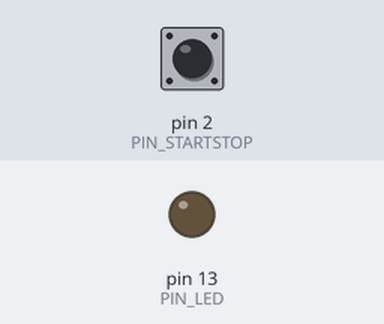
Bench run of a sketch on a simulated Arduino Uno, built with avr-gcc and run on an emulated ATmega328P. Shown: output pins drawn as LEDs (lit = HIGH). Dashed ring = blinking. The test bench sets the inputs (shaded band); at power-on: pin 2 (PIN_STARTSTOP) HIGH. EEPROM starts erased; what the sketch prints to the serial monitor is not drawn.

Above: at 1.2 s.
1.3 s: pin 2 (PIN_STARTSTOP) pulled LOW for 0.15 s
At 1.9 s:
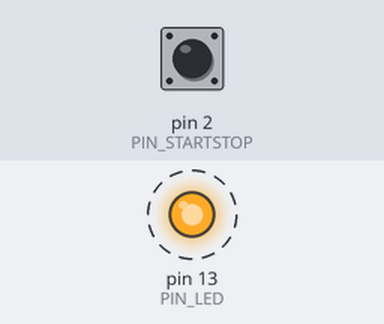
10.4 s: pin 2 (PIN_STARTSTOP) pulled LOW for 1 s
At 11.5 s:
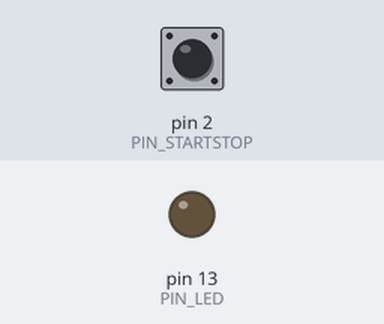
12.9 s: pin 2 (PIN_STARTSTOP) pulled LOW for 3.2 s
At 13.25 s:
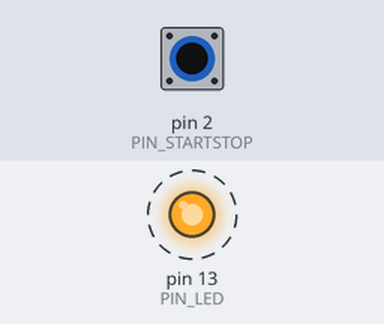
Timing chart, 0 to 18.6 s (numbered marks = the images above; inputs shaded):
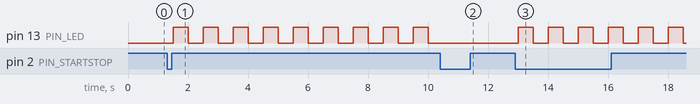

The sketch:

basis.ino
```cpp
/*
  Linefollower - basisprogramma
  ------------------------------
  Dit is het template-project uit "code/basis": de bouwstenen die klaar moeten
  staan vóór de sensor- en PID-code erbij komt.

    - instelbare parameters (cyclustijd, debug on/off, start/stop) via de
      SerialCommands-library, bereikbaar zowel over USB-serial als draadloos
      via de HC-06 (bluetooth) -- dezelfde commando's werken op beide poorten
    - alle instellingen worden bij elke wijziging weggeschreven naar het
      EEPROM-geheugen, en bij het opstarten terug ingelezen
    - start/stop kan ook omgeschakeld worden met een externe interrupt
      (drukknop op pin 2)
    - de vaste cyclus (in te stellen met CYCLE) wordt hier gedemonstreerd met
      een knipperende LED (D13) -- in "code/finaal" komt hier de PID-regeling
      in de plaats van

  Benodigde library (Arduino IDE -> Tools -> Manage Libraries...):
    "SerialCommands" door Pedro Pereira (ppedro74)

  Aansluitingen (zie /technische tekeningen/elektronisch):
    D2          start/stop-drukknop: andere kant naar GND (intern pulled-up),
                externe interrupt (INT0)
    D11 (RX) <- HC-06 TXD
    D12 (TX) -> HC-06 RXD (via spanningsdeler 1k/2k, zie aansluitschema)
    D13         ingebouwde LED, knippert op de cyclus zolang STATUS=START

  Seriële commando's (zelfde set via USB op 9600 baud, en via bluetooth):
    CYCLE <ms>   cyclustijd instellen in ms (zonder argument: huidige waarde tonen)
    DEBUG <0|1>  debugprints aan/uit (zonder argument: huidige waarde tonen)
    START        start de cyclus
    STOP         stop de cyclus
    STATUS       toont alle huidige instellingen
*/

#include <EEPROM.h>
#include <SoftwareSerial.h>
#include <SerialCommands.h>

// ---------- pinnen ----------
const uint8_t PIN_STARTSTOP = 2;            // externe interrupt (INT0)
const uint8_t PIN_LED       = LED_BUILTIN;  // D13
const uint8_t PIN_BT_RX     = 11;           // <- HC-06 TXD
const uint8_t PIN_BT_TX     = 12;           // -> HC-06 RXD (via spanningsdeler)

// ---------- instellingen, opgeslagen in EEPROM ----------
struct Settings {
  uint8_t magic;
  unsigned long cycleMs;
  bool debug;
  bool running;
};
const uint8_t SETTINGS_MAGIC = 0xA5;
const int EEPROM_ADDR = 0;
Settings settings;

void loadSettings() {
  EEPROM.get(EEPROM_ADDR, settings);
  if (settings.magic != SETTINGS_MAGIC) {
    // eerste keer opstarten (of EEPROM nog leeg) -> standaardwaarden wegschrijven
    settings.magic   = SETTINGS_MAGIC;
    settings.cycleMs = 500;
    settings.debug   = false;
    settings.running = false;
    EEPROM.put(EEPROM_ADDR, settings);
  }
}

void saveSettings() {
  EEPROM.put(EEPROM_ADDR, settings); // schrijft enkel de bytes die echt veranderd zijn
}

// ---------- draadloze communicatie (bluetooth op D11/D12) ----------
SoftwareSerial btSerial(PIN_BT_RX, PIN_BT_TX);

// ---------- SerialCommands: 1 instantie per poort, met dezelfde handlers ----------
// let op: een SerialCommand-object mag maar bij 1 SerialCommands-dispatcher
// horen (zie library-docs) -> per poort een eigen set objecten, die wel
// dezelfde handler-functies hieronder aanroepen
char cmdBufUsb[32];
char cmdBufBt[32];
SerialCommands cmdsUsb(&Serial,   cmdBufUsb, sizeof(cmdBufUsb), "\r\n", " ");
SerialCommands cmdsBt (&btSerial, cmdBufBt,  sizeof(cmdBufBt),  "\r\n", " ");

void cmd_cycle(SerialCommands* sender) {
  char* arg = sender->Next();
  if (arg != NULL) {
    long v = atol(arg);
    if (v > 0) {
      settings.cycleMs = (unsigned long)v;
      saveSettings();
    } else {
      sender->GetSerial()->println(F("ERR: cyclustijd moet > 0"));
    }
  }
  sender->GetSerial()->print(F("CYCLE="));
  sender->GetSerial()->println(settings.cycleMs);
}

void cmd_debug(SerialCommands* sender) {
  char* arg = sender->Next();
  if (arg != NULL) {
    settings.debug = (atoi(arg) != 0);
    saveSettings();
  }
  sender->GetSerial()->print(F("DEBUG="));
  sender->GetSerial()->println(settings.debug ? 1 : 0);
}

void cmd_start(SerialCommands* sender) {
  settings.running = true;
  saveSettings();
  sender->GetSerial()->println(F("STATUS=START"));
}

void cmd_stop(SerialCommands* sender) {
  settings.running = false;
  digitalWrite(PIN_LED, LOW);
  saveSettings();
  sender->GetSerial()->println(F("STATUS=STOP"));
}

void cmd_status(SerialCommands* sender) {
  Stream* s = sender->GetSerial();
  s->print(F("CYCLE="));  s->println(settings.cycleMs);
  s->print(F("DEBUG="));  s->println(settings.debug ? 1 : 0);
  s->print(F("STATUS=")); s->println(settings.running ? F("START") : F("STOP"));
}

void cmd_unrecognized(SerialCommands* sender, const char* cmd) {
  sender->GetSerial()->print(F("ERR: onbekend commando ["));
  sender->GetSerial()->print(cmd);
  sender->GetSerial()->println(F("]"));
}

SerialCommand scUsbCycle ("CYCLE",  cmd_cycle);
SerialCommand scUsbDebug ("DEBUG",  cmd_debug);
SerialCommand scUsbStart ("START",  cmd_start);
SerialCommand scUsbStop  ("STOP",   cmd_stop);
SerialCommand scUsbStatus("STATUS", cmd_status);

SerialCommand scBtCycle ("CYCLE",  cmd_cycle);
SerialCommand scBtDebug ("DEBUG",  cmd_debug);
SerialCommand scBtStart ("START",  cmd_start);
SerialCommand scBtStop  ("STOP",   cmd_stop);
SerialCommand scBtStatus("STATUS", cmd_status);

// ---------- start/stop via externe interrupt ----------
volatile bool toggleRequested = false;

void isr_startstop() {
  toggleRequested = true; // ISR zo kort mogelijk houden: enkel een vlag zetten
}

void handleToggleFlag() {
  static unsigned long lastToggleMs = 0;
  if (!toggleRequested) return;
  toggleRequested = false;

  unsigned long now = millis();
  if (now - lastToggleMs < 200) return; // ontdenderen (debounce), 200 ms
  lastToggleMs = now;

  settings.running = !settings.running;
  if (!settings.running) digitalWrite(PIN_LED, LOW);
  saveSettings();

  if (settings.debug) {
    Serial.print(F("[interrupt] STATUS="));
    Serial.println(settings.running ? F("START") : F("STOP"));
  }
}

// ---------- vaste cyclus ----------
unsigned long lastCycleMs = 0;
bool ledState = false;

void cycleTick() {
  if (settings.running) {
    ledState = !ledState;
    digitalWrite(PIN_LED, ledState ? HIGH : LOW);
  }
  if (settings.debug) {
    Serial.print(F("[cycle] t="));
    Serial.print(millis());
    Serial.print(F(" running="));
    Serial.print(settings.running);
    Serial.print(F(" led="));
    Serial.println(ledState);
  }
}

void setup() {
  pinMode(PIN_LED, OUTPUT);
  digitalWrite(PIN_LED, LOW);

  pinMode(PIN_STARTSTOP, INPUT_PULLUP);
  attachInterrupt(digitalPinToInterrupt(PIN_STARTSTOP), isr_startstop, FALLING);

  Serial.begin(9600);
  btSerial.begin(9600); // standaard baudrate van een ongewijzigde HC-06

  loadSettings();

  cmdsUsb.SetDefaultHandler(cmd_unrecognized);
  cmdsUsb.AddCommand(&scUsbCycle);
  cmdsUsb.AddCommand(&scUsbDebug);
  cmdsUsb.AddCommand(&scUsbStart);
  cmdsUsb.AddCommand(&scUsbStop);
  cmdsUsb.AddCommand(&scUsbStatus);

  cmdsBt.SetDefaultHandler(cmd_unrecognized);
  cmdsBt.AddCommand(&scBtCycle);
  cmdsBt.AddCommand(&scBtDebug);
  cmdsBt.AddCommand(&scBtStart);
  cmdsBt.AddCommand(&scBtStop);
  cmdsBt.AddCommand(&scBtStatus);

  Serial.println(F("linefollower basisprogramma klaar."));
  Serial.print(F("CYCLE="));  Serial.println(settings.cycleMs);
  Serial.print(F("DEBUG="));  Serial.println(settings.debug ? 1 : 0);
  Serial.print(F("STATUS=")); Serial.println(settings.running ? F("START") : F("STOP"));
}

void loop() {
  cmdsUsb.ReadSerial();
  cmdsBt.ReadSerial();

  handleToggleFlag();

  unsigned long now = millis();
  if (now - lastCycleMs >= settings.cycleMs) {
    lastCycleMs = now;
    cycleTick();
  }
}
```

Measured:
- after the input at 1.3 s, pin 13 (PIN_LED): alternates HIGH for 0.50 s and LOW for 0.50 s, starting after 0.20 s
- after the input at 10.4 s, pin 13 (PIN_LED): stops changing and stays LOW
- after the input at 12.9 s, pin 13 (PIN_LED): alternates HIGH for 0.50 s and LOW for 0.50 s, starting after 0.10 s
